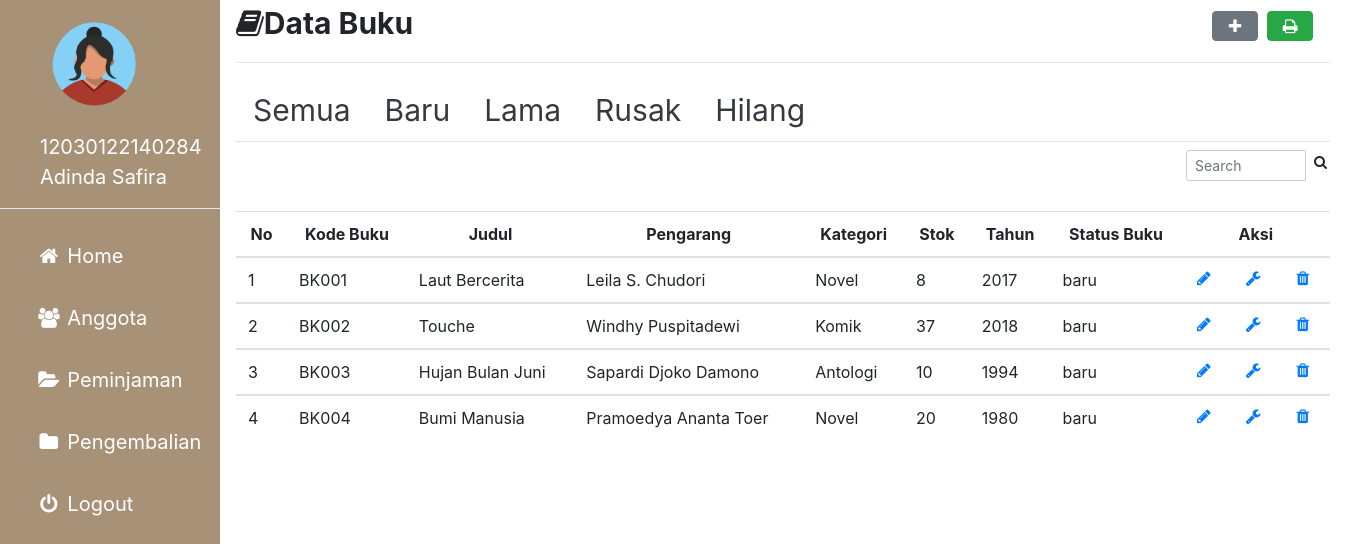
The app's page /admin/buku.php (signed in) with its own data.
### tables this page shows
CREATE TABLE `buku` (
  `kode_buku` varchar(10) NOT NULL,
  `judul` varchar(50) NOT NULL,
  `pengarang` varchar(50) NOT NULL,
  `id_kategori` int(5) NOT NULL,
  `stok` int(5) NOT NULL,
  `tahun` int(5) NOT NULL,
  `status` enum('baru','rusak','hilang','lama') NOT NULL
);

CREATE TABLE `kategori` (
  `id_kategori` int(10) NOT NULL,
  `nama_kategori` varchar(50) NOT NULL
);

### admin/buku.php (the view, shortened to what this page needs)
<?php
include'sidebar.php';
 ?>
 <html>
 <head>
 <link rel="stylesheet" href="../img/csskonten.css">
 <link rel="stylesheet" href="../css/bootstrap.css">
 <link rel="stylesheet" href="../img/cssform.css">
 </head>
 <body>
 <div class="main">
   <b><i class="fa fa-Book"></i>Data Buku</b><a href="#" rel="tooltip" title="Tambah Data Buku"><button type="button" name="button" class="btn btn-secondary" style="margin-left:73%" onclick="document.getElementById('id01').style.display='block'" style="width:auto;"><i class="fa fa-fw fa-plus"></i></button>
   </a><a href="buku_print.php" target="blank" rel="tooltip" title="Print Data Buku"><button type="button" name="button" class="btn btn-success"><i class="fa fa-fw fa-print"></i></button></a>
<hr>
      <ul class="nav nav-tabs">
        <li class="nav-item">
          <a class="nav-link  text-dark" href="buku.php">Semua <span class="sr-only">(current)</span></a>
        </li>
        <li class="nav-item">
          <a class="nav-link text-dark" href="buku_baru.php">Baru</a>
        </li>
        <li class="nav-item">
          <a class="nav-link text-dark" href="buku_lama.php">Lama</a>
        </li>
        <li class="nav-item">
          <a class="nav-link text-dark" href="buku_rusak.php">Rusak</a>
        </li>
        <li class="nav-item">
          <a class="nav-link text-dark" href="buku_hilang.php">Hilang</a>
        </li>
      </ul>
      <form class="" action="" method="post">
                      <div class="input-group input-group-sm" style="width: 150px; margin-left: 950px;">
                        <input type="text" name="search" class="form-control float-right" placeholder="Search">
                        <div class="input-group-append">
                          <button type="submit" class="btn btn-default"><i class="fa fa-search"></i></button>
                        </div>
                      </div>
                      </form>
    <table class="table table-hover">
      <thead align=center>
        <tr>
          <th scope="col">No</th>
          <th scope="col">Kode Buku</th>
          <th scope="col">Judul</th>
          <th scope="col">Pengarang</th>
          <th scope="col">Kategori</th>
          <th scope="col">Stok</th>
          <th scope="col">Tahun</th>
          <th scope="col">Status Buku</th>
          <th scope="col" colspan="3" class="action">Aksi</th>
        </tr>
      </thead>
      <?php
      if(isset($_POST['search'])){
        $param = $_POST['search'];
        $asd = $koneksi->prepare("SELECT * FROM buku WHERE judul LIKE :1 OR kode_buku LIKE :1 ");
        $asd->bindParam(':1', $param);
        $asd->execute();
      }else{
      $asd = $koneksi -> prepare("SELECT * FROM buku ");
      $asd -> execute();
      }
      $i = 1;
      while($data = $asd -> fetch()){
      $id = $data['id_kategori'];
      $kat = $koneksi -> prepare("SELECT * FROM kategori WHERE id_kategori = :kategori");
      $kat -> bindParam(':kategori', $id);
      $kat -> execute();
      $hasil = $kat -> fetch();
      ?>
      <tbody>
        <tr>
          <td><?php echo $i ?></td>
          <td><?php echo $data['kode_buku']; ?></td>
          <td><?php echo $data['judul']; ?></td>
          <td><?php echo $data['pengarang']; ?></td>
          <td><?php echo $hasil['nama_kategori']; ?></td>
          <td><?php echo $data['stok']; ?></td>
          <td><?php echo $data['tahun']; ?></td>
          <td><?php echo $data['status']; ?></td>
          <td>
            <a rel="tooltip" title="Pinjam" href="pinjam_tambah.php?agung=<?php echo $data['kode_buku']; ?>">
            <i class="fa fa-fw fa-pencil"></i></a>
          </td>
          <td>
            <a rel="tooltip" title="Edit" href="buku_edit.php?agung=<?php echo $data['kode_buku']; ?>">
            <i class="fa fa-fw fa-wrench"></i></a>
          </td>
          <td>
            <a rel="tooltip" title="Hapus" href="buku_proses.php?prabowo=hapus&app=<?php echo $data['kode_buku']; ?>" onclick="return confirm('apakah anda yakin?')">
            <i class="fa fa-fw fa-trash"></i></a>
          </td>
        </tr>
      </tbody>
      <?php $i++;  } ?>
    </table>
   </div>
 </body>
 </html>

### img/cssadmin.css (style rules this page uses)
body { margin: 0; font-family: "Lato", sans-serif; }

### img/csskonten.css (style rules this page uses)
.main { margin-left: 220px; padding: 1px 16px; height: 100%; font-size: 30px; }
input[type=text], input[type=password], select { width: 100%; padding: 5px 5px; margin: 8px 0; display: inline-block; border: 1px solid #ccc; box-sizing: border-box; font-size: 20px; }

### img/cssform.css (style rules this page uses)
input[type=text], input[type=password], select, textarea { width: 100%; padding: 5px 5px; margin: 8px 0; display: inline-block; border: 1px solid #ccc; box-sizing: border-box; font-size: 20px; }

### records on screen
buku: kode_buku "BK001", judul "Laut Bercerita", pengarang "Leila S. Chudori", id_kategori.nama_kategori "Novel", stok "8", tahun "2017", status "baru"
buku: kode_buku "BK002", judul "Touche", pengarang "Windhy Puspitadewi", id_kategori.nama_kategori "Komik", stok "37", tahun "2018", status "baru"
buku: kode_buku "BK003", judul "Hujan Bulan Juni", pengarang "Sapardi Djoko Damono", id_kategori.nama_kategori "Antologi", stok "10", tahun "1994", status "baru"
buku: kode_buku "BK004", judul "Bumi Manusia", pengarang "Pramoedya Ananta Toer", id_kategori.nama_kategori "Novel", stok "20", tahun "1980", status "baru"

### other values on screen
$_SESSION['username']['id'] "12030122140284"
$_SESSION['username']['nama'] "Adinda Safira"
